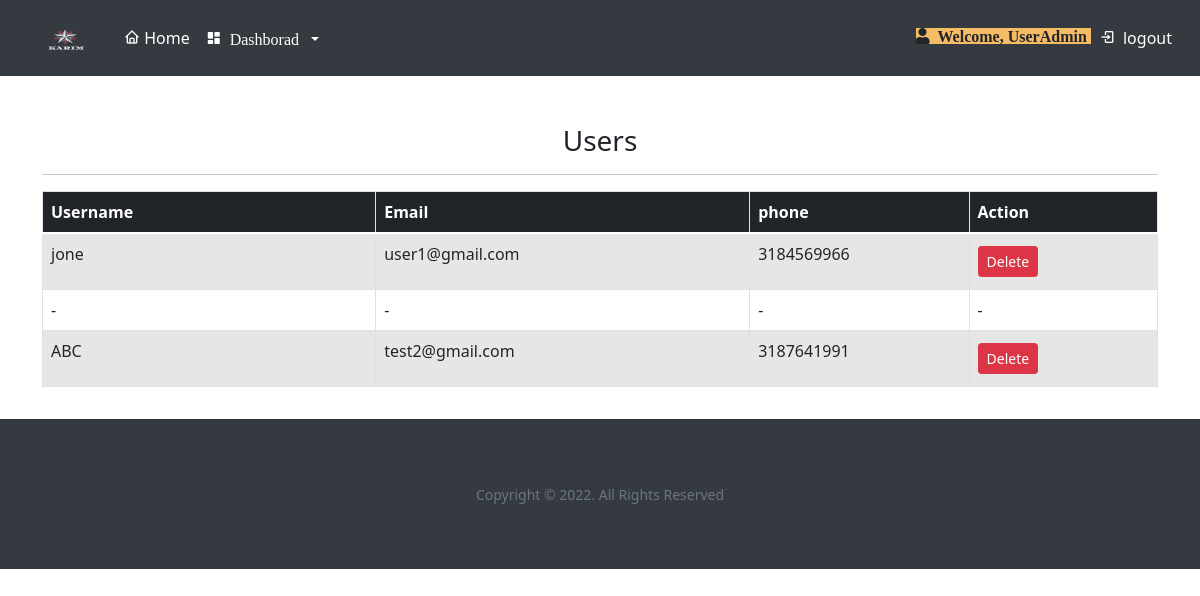
The page /all_user/ (signed in) on the database its author committed.
### DjangoApp/models.py (models this page shows, shortened)
class Customer(models.Model):
    user=models.ForeignKey(User, on_delete=models.CASCADE,null=True )
    phone_no=models.IntegerField(null=True)
    is_admin = models.BooleanField(default=False)

### DjangoApp/views.py (the view)
# urls.py: path('all_user/', views.allUser, name='all_user'),
def allUser(request):
    if not request.user.is_authenticated:
        messages.error(request, 'You must log in')
        return redirect('login')
    customer=Customer.objects.get(user=request.user.id)
    if customer.is_admin==True:
        users=Customer.objects.all()
    else:
        messages.warning(request, 'Not authorized')
        return redirect('user_profile')
    context = {'users':users}
    return render(request, 'DjangoApp/all_user.html',context)

### DjangoApp/templates/DjangoApp/all_user.html (shortened to what this page needs)
{% extends 'DjangoApp/base.html' %}
{% load static %}
{% block body %}
    <div class="container mb-2">
        <div class="content-section pt-5">
          <h3 style="text-align:center;">Users</h3>
          <hr class="intro-divider">
          <div class="center">
            <div style="overflow-x:auto;">
              <table id="data" class="table table-hover table-striped table-bordered pt-2 ">
                <thead class="bg-dark text-white">
                  <tr>
                    <th width="10%"> Username </th>
                    <th width="10%"> Email </th>
                    <th width="5%"> phone  </th>
                    <th width="5%"> Action </th>
                  </tr>
                </thead>
              {% for user in users %}
                <tr>
                  {% if user.is_admin == True %}
                  <td> - </td>
                  <td> - </td>
                  <td> - </td>
                  <td> - </td>
                  {% else %}
                  <td> {{user.user.first_name}} </td>
                  <td> {{user.user.username}} </td>
                  <td> {{user.phone_no}} </td>
                  <td>
                    <a class="btn btn-danger btn-sm mt-1 mb-1" data-toggle="modal" data-target="#deleteModal-{{ user.id }}"
                      href="{% url 'del_user' user.user.id %}">Delete </a>
                  </td>
                </tr>
                {% endif %}
                 {% endfor %}
              </table>
            </div>
          </div>
        </div>
      </div>
{% endblock body %}

### DjangoApp/templates/DjangoApp/base.html (shortened to what this page needs)
{% load static %}
<!DOCTYPE html>
<html lang="en">
<head>
  <link rel="stylesheet" href="{% static '/css/main.css' %}" />
  <link rel="stylesheet" href="https://stackpath.bootstrapcdn.com/bootstrap/4.3.1/css/bootstrap.min.css">
  <link href="https://cdn.jsdelivr.net/npm/bootstrap@5.0.0-beta2/dist/css/bootstrap.min.css" rel="stylesheet"
 />
  <link href="https://cdn.jsdelivr.net/npm/boxicons@2.0.5/css/boxicons.min.css" rel="stylesheet" />
  <link rel="stylesheet" type="text/css" href="https://cdn.datatables.net/v/dt/dt-1.11.3/datatables.min.css"/>
  <link rel="stylesheet" href="https://use.fontawesome.com/releases/v5.6.1/css/all.css">
</head>
<body>
  <nav class="navbar navbar-expand-lg navbar-dark" style="background-color: #343a40;">
    <a href="#">
      <img class="img-container" src= "{% static '/images/logo.png' %}">
    </a>
    <div class="collapse navbar-collapse" id="collapsibleNavId">
      <ul class="navbar-nav mr-auto mt-2 mt-lg-0">
        <li class="nav-item active">
          <a href="/" class="nav-link text-white">
            <i class="bx bx-home"></i>
             Home <span class="sr-only">(current)</span>
            </a>
        </li>
        {% if user.is_authenticated %}
          {% if user.is_staff %}
          <li class="nav-item dropdown mt-1">
            <a class="nav-link dropdown-toggle text-white bx bxs-dashboard" href="#" id="dropdownId" data-toggle="dropdown" aria-haspopup="true" aria-expanded="false">
              <span class="mx-0">Dashborad</span>
              </a>
          </li>
        {% endif %}
        {% endif %}
      </ul>
      <ul class="navbar-nav ml-auto mt-2 mt-lg-0">
        {% if user.is_authenticated %}
      <li>
        <i class="fa fa-user" style="margin-top: 10px; background-color: rgb(245, 187, 101);">
          <span class="mx-1"> Welcome, {{request.user.first_name}} </span>
        </i>
      </li>
        <li>
          <a href="{% url 'logout' %}" class="nav-link text-white">
            <i class="bx bx-log-in"></i>
            <span class="mx-1">logout</span>
          </a>
        </li>
        {% endif %}
      </ul>
    </div>
  </nav>
    <div class="container-fluid">
      {% block body %}{% endblock body %}
    </div>
    <footer style="background-color:#343a40;">
      <hr>
      <div class="container">
          <div class="footer-copyright text-center py-5">
              <p class="copyright text-muted small">Copyright © 2022. All Rights Reserved</p>
          </div>
      </div>
    </footer>
</body>
</html>

### DjangoApp/static/css/main.css (style rules this page uses)
* { margin: 0; padding: 0; box-sizing: border-box; }
body { min-height: 100vh; background-color: #fff; }

### DjangoApp/templates/DjangoApp/base.html (style rules this page uses)
.img-container { height: 60px; width: 100px; }

### rows shown on the page
Customer: user.first_name "jone", user.username "user1@gmail.com", phone_no "3184569966"
Customer: user.first_name "ABC", user.username "test2@gmail.com", phone_no "3187641991"

### other values the page prints
{{ request.user.first_name }} "UserAdmin"
